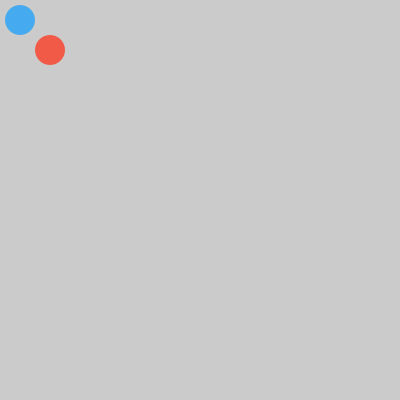
Frame 1 (no input)
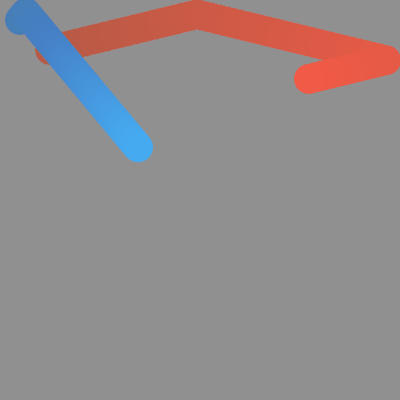
Frame 60 (the mouse pressed at the canvas centre just before this capture)
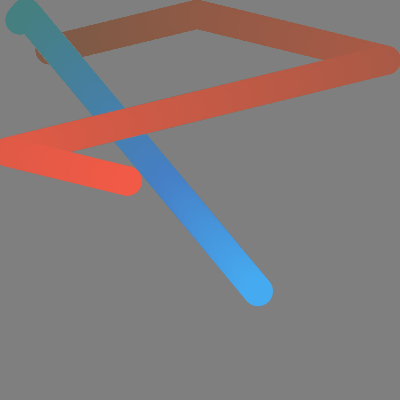
Frame 120 (the mouse held since frame 60 and released just before this capture)

The Processing sketch that drew these frames (run headless with seeded random() and noise(); from frame 60 on, the mouse is pressed at the canvas centre):

// Processing sketch: processing_166719
// ── processing_166719.pde

float rX = 50.0; // X-coordinate
float rY = 50.0; // Y-coordinate
float rRadius = 15.0; // Radius of the circle
float rSpeedX = 7.0; // Speed of motion on the x-axis
float rSpeedY = 1.7; // Speed of motion on the y-axis
int rDirectionX = 1; // Direction of motion on the x-axis
int rDirectionY = -1; // Direction of motion on the y-axis

float bX = 20.0; // X-coordinate
float bY = 20.0; // Y-coordinate
float bRadius = 15.0; // Radius of the circle
float bSpeedX = 2.0; // Speed of motion on the x-axis
float bSpeedY = 2.4;
int bDirectionX = 1; // Direction of motion on the x-axis
int bDirectionY = -1; // Direction of motion on the y-axis


void setup() {
size(400, 400);
noStroke();
ellipseMode(RADIUS);
}
void draw() {
fill(0, 1);
rect(0, 0, width, height); //background for trail

fill(240,90,70); //red ball
ellipse(rX, rY, rRadius, rRadius);
rX += rSpeedX * rDirectionX;
if ((rX > width-rRadius) || (rX < rRadius)) {
rDirectionX = -rDirectionX; // Change direction
}
rY += rSpeedY * rDirectionY;
if ((rY > height-rRadius) || (rY < rRadius)) {
rDirectionY = -rDirectionY; // Change direction
}

fill(70,170,240); //blue ball
ellipse(bX, bY, bRadius, bRadius);
bX += bSpeedX * bDirectionX;
if ((bX > width-bRadius) || (bX < bRadius)) {
bDirectionX = -bDirectionX; // Change direction
}
bY += bSpeedY * bDirectionY;
if ((bY > height-bRadius) || (bY < bRadius)) {
bDirectionY = -bDirectionY; // Change direction
}

}
